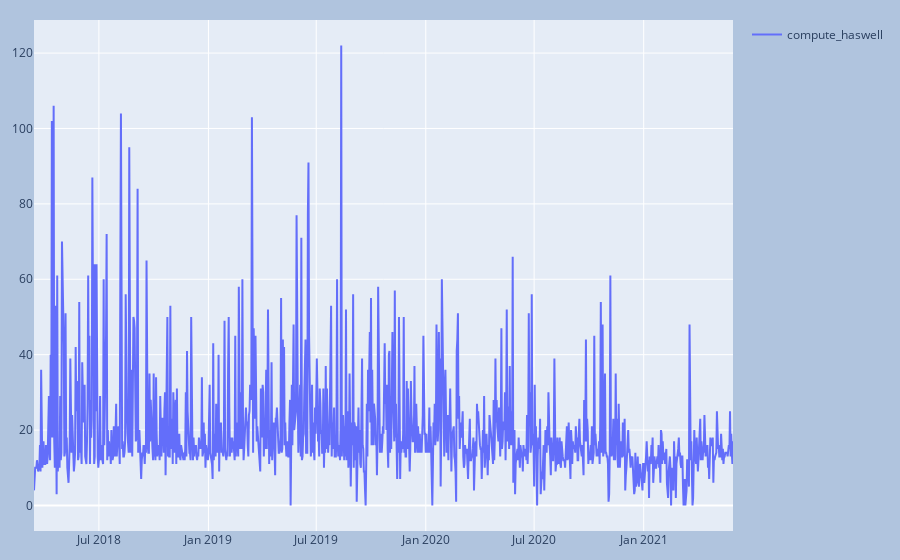

The notebook cell this image was saved under:
### Code cell
rs_node_data = rs_node_data[(rs_node_data.start_on > time_range[0]) & (rs_node_data.start_on < time_range[1])]
plot_rsrc(rs_node_data, nt)

### Figure 1 — Plotly figure (JSON) as saved in the notebook; plotly's stock layout.template omitted (floating-point values rounded to 4 significant figures; data arrays with more than 128 entries replaced by an {"elided": "..."} marker saying what was removed)
{"data": [{"mode": "lines", "name": "compute_haswell", "type": "scatter", "x": {"elided": "1175 str values"}, "y": {"elided": "1175 int values"}}], "layout": {"margin": {"b": 20, "l": 20, "r": 20, "t": 20}, "paper_bgcolor": "LightSteelBlue", "showlegend": true}}
